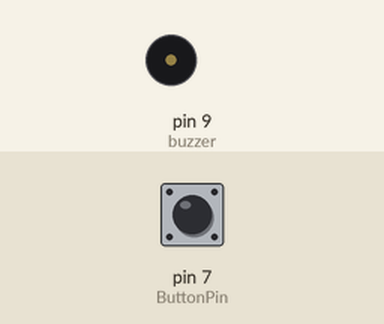
This sketch was run on a simulated Arduino Uno, built with avr-gcc and run on an emulated ATmega328P. Parts: buzzer (waves = sounding). The test bench sets the inputs (shaded band); at power-on: pin 7 (ButtonPin) LOW.

Above: at 1.2 s.
1.3 s: pin 7 (ButtonPin) pulled HIGH for 0.15 s
At 1.37 s:
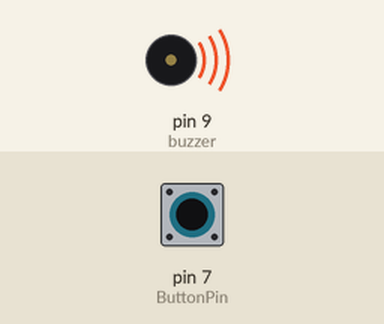
2.9 s: pin 7 (ButtonPin) pulled HIGH for 3.2 s
At 6.7 s:
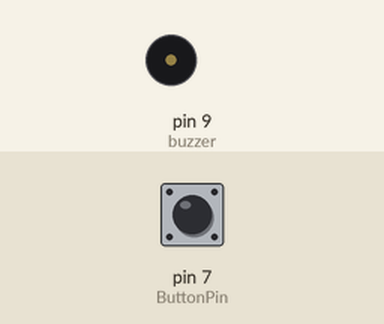
Timing chart, 0 to 8.2 s (numbered marks = the images above; inputs shaded):
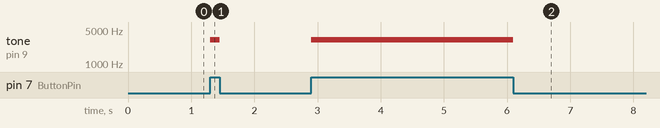

The sketch:

buzzer.ino
```cpp
#define buzzer 9
#define ButtonPin 7

void setup() {
  // put your setup code here, to run once:
  pinMode(ButtonPin, INPUT);
}

void loop() {
  // put your main code here, to run repeatedly:
  if(digitalRead(ButtonPin) == HIGH) {
    tone(buzzer, 3141);
  } else {
    noTone(buzzer);
  }
}
```

Measured:
- after the input at 1.3 s, tone on pin 9 (buzzer): silent → 3141 Hz at once, → silent 0.15 s later
- after the input at 2.9 s, tone on pin 9 (buzzer): silent → 3141 Hz at once, → silent 3.2 s later
